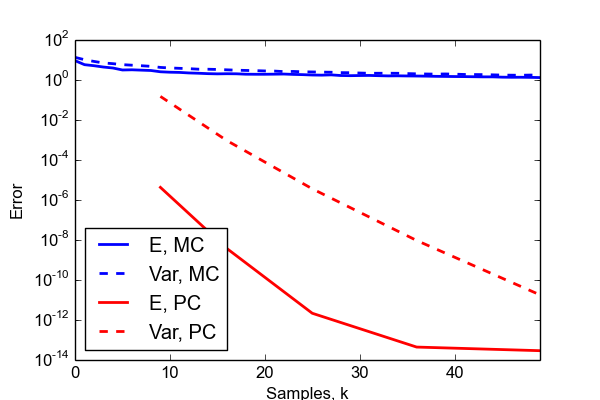

The Python source for this figure:
import chaospy as cp
import pylab as pl
import numpy as np

Nt = 10**2
N = 50

def E_analytical(x):
    return 90*(1-np.exp(-0.1*x))/(x)

    
def V_analytical(x):
    return 1220*(1-np.exp(-0.2*x))/(3*x) - (90*(1-np.exp(-0.1*x))/(x))**2


def u(x,a, I):
    return I*np.exp(-a*x)
 
a = cp.Uniform(0, 0.1)
I = cp.Uniform(8, 10)
dist = cp.J(a,I)
T = np.linspace(0, 10, Nt+1)[1:]
dt = T[1] - T[0]



def MC():
    samples_a = a.sample(N)
    samples_I = I.sample(N)
    
    U = [u(T,q,i) for q,i in zip(samples_a.T, samples_I.T)]
    U = np.array(U)

    E = (np.cumsum(U, 0).T/np.arange(1,N+1)).T
    V = (np.cumsum((U-E)**2, 0).T/np.arange(1,N+1)).T
    #V = (np.cumsum((U**2), 0).T/np.arange(1,N+1)).T - E**2
    
    
    error = []
    var = []
    for n in xrange(N):
        error.append(dt*np.sum(np.abs(E_analytical(T) - E[n,:])))
        var.append(dt*np.sum(np.abs(V_analytical(T) - V[n,:])))
        
    return np.array(error), np.array(var)


reruns = 10**2
totalerrorMC = np.zeros(N)
totalvarianceMC = np.zeros(N)
for i in xrange(reruns):
    errorMC,varianceMC = MC()

    totalerrorMC = np.add(totalerrorMC, errorMC)
    totalvarianceMC = np.add(totalvarianceMC, varianceMC)
    
       
totalerrorMC = np.divide(totalerrorMC, reruns)
totalvarianceMC = np.divide(totalvarianceMC, reruns)


errorCP = []
varCP = []

K = []

N = 5
for n in xrange(1,N+1):
    P = cp.orth_ttr(n, dist)
    nodes, weights = cp.generate_quadrature(n+1, dist, rule="G")
    K.append(len(nodes[0]))
    i1,i2 = np.mgrid[:len(weights), :Nt]
    solves = u(T[i2],nodes[0][i1],nodes[1][i1])

    U_hat = cp.fit_quadrature(P, nodes, weights, solves)
    errorCP.append(dt*np.sum(np.abs(E_analytical(T) - cp.E(U_hat,dist))))
    varCP.append(dt*np.sum(np.abs(V_analytical(T) - cp.Var(U_hat,dist))))


pl.rc("figure", figsize=[6,4])

pl.plot(totalerrorMC[:],"b-",linewidth=2)
pl.plot(totalvarianceMC[:],"b--",linewidth=2)
pl.plot(K,errorCP,"r-",linewidth=2)
pl.plot(K, varCP,"r--",linewidth=2)
pl.xlabel("Samples, k")
pl.ylabel("Error")
pl.xlim([0,49])
pl.yscale('log')
pl.legend(["E, MC","Var, MC","E, PC","Var, PC"],loc=3)
pl.savefig("MC_convergence_2D.png")

pl.show()
